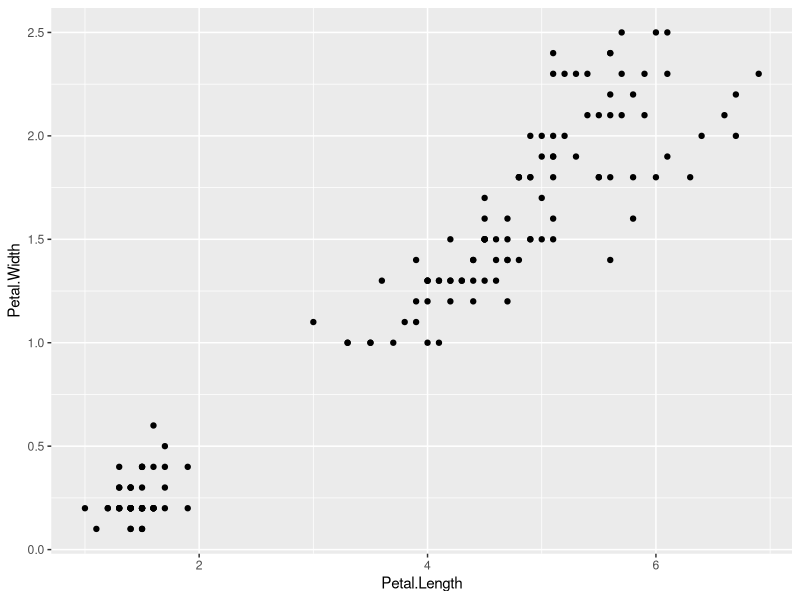
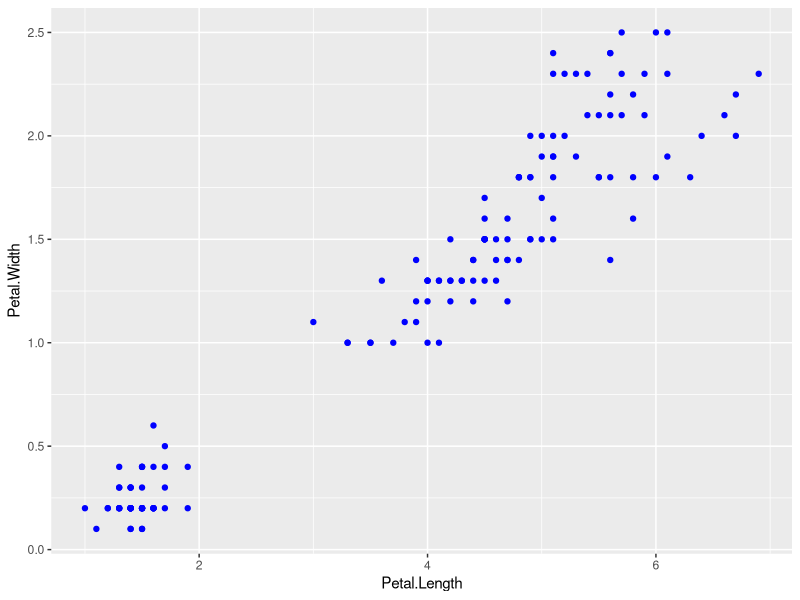
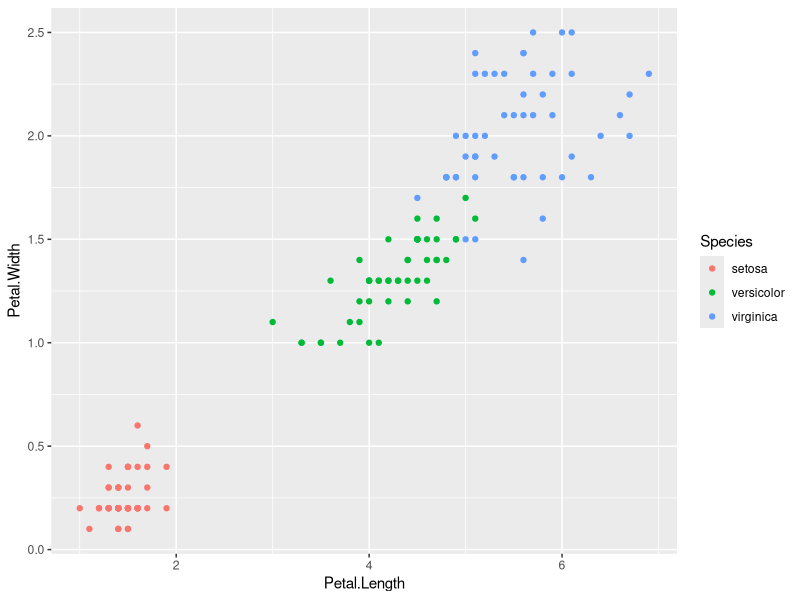
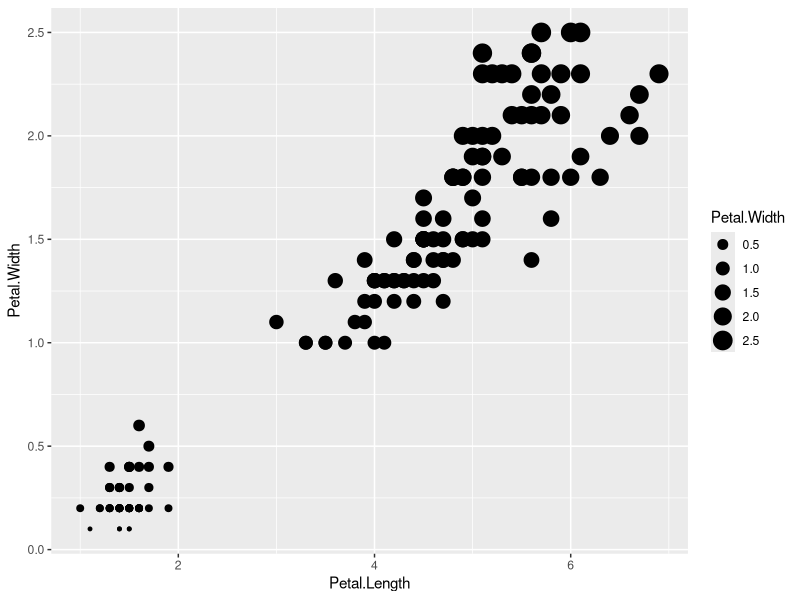
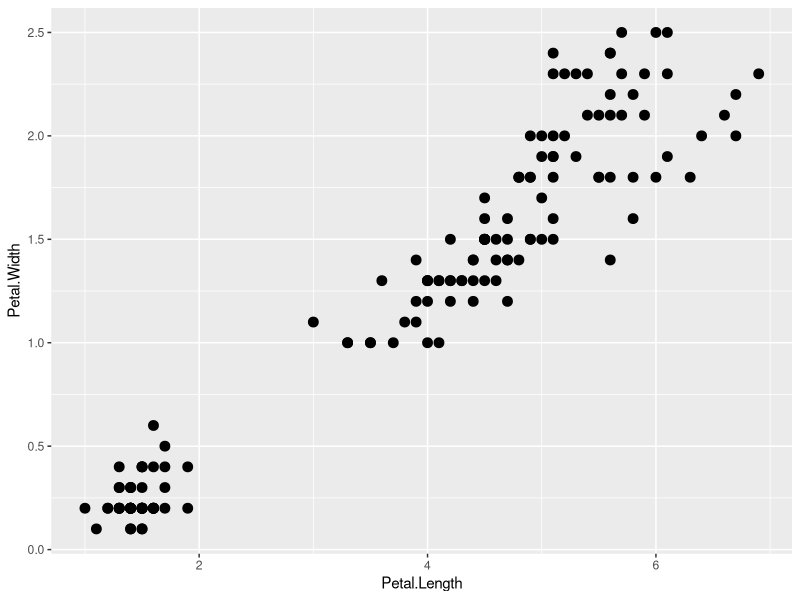
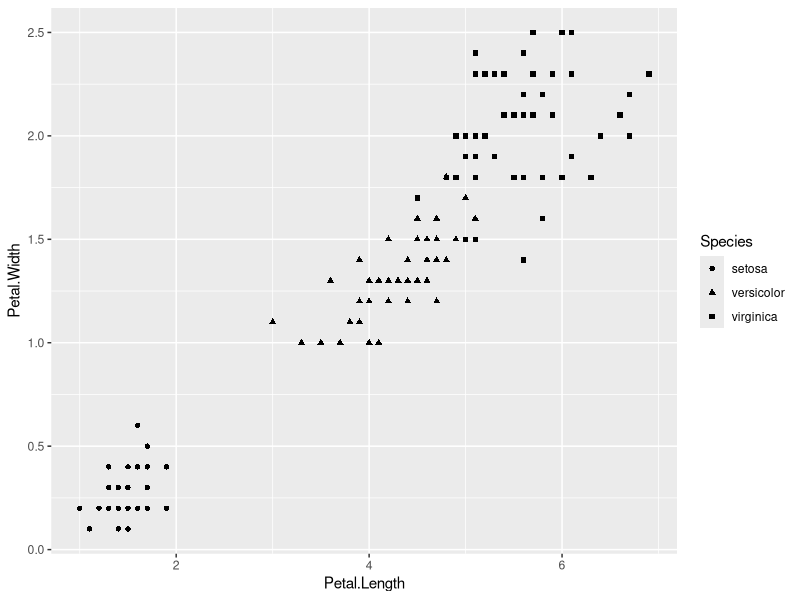
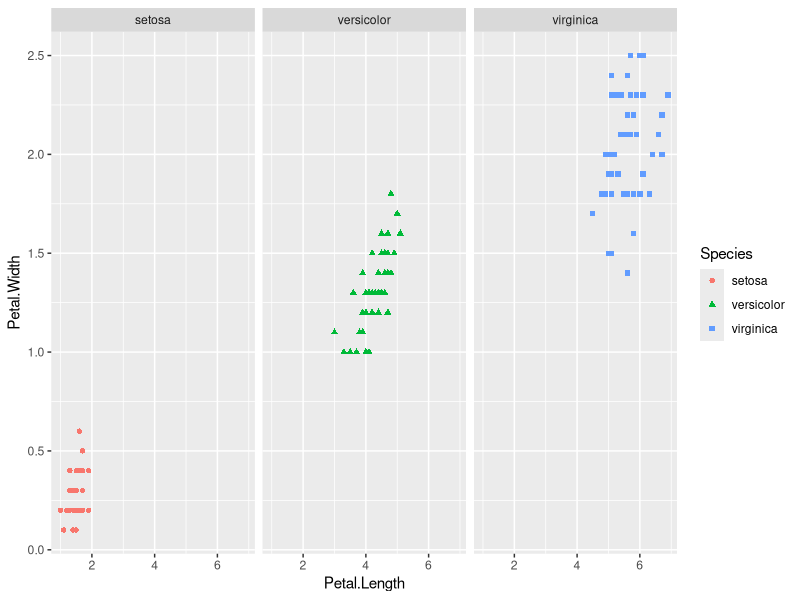
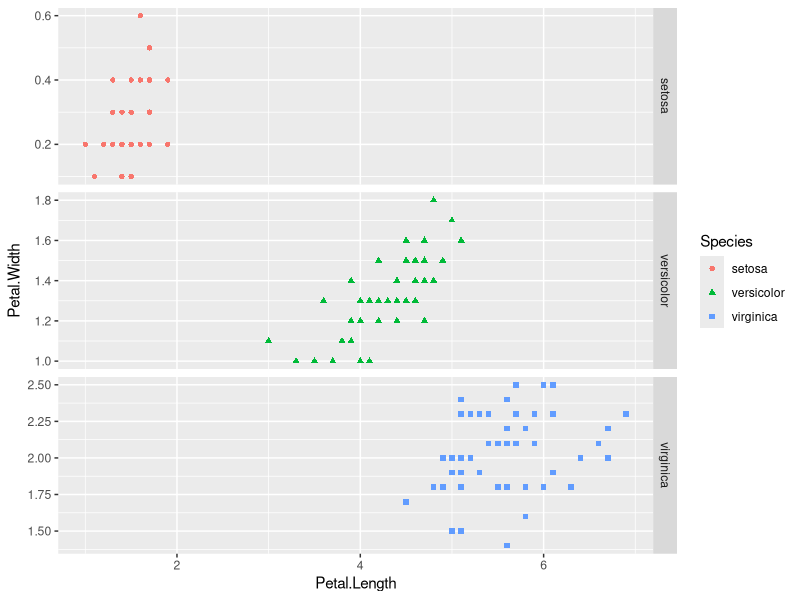

R code for these plots, in order:
## ---- chunk 1
# load the libraries each time you restart R
library(tidyverse)
library(lubridate)
library(scales)
library(skimr)

# read in the csv file
# note here we are using relative file paths to find the file
# try hitting "" and then tab inside of the "" - this will bring up choices
iris.df <- read_csv("data/iris.csv")

## ---- chunk 2
glimpse(iris.df)
## ---- chunk 3
head(iris.df)
# tail(iris.df)
## ---- chunk 4
ggplot(data=iris.df) +
  geom_point(aes(x=Petal.Length, y=Petal.Width))
## ---- chunk 5
ggplot(data=iris.df) +
  geom_point(aes(x=Petal.Length, y=Petal.Width), color="blue")
## ---- chunk 6
ggplot(data=iris.df) +
  geom_point(aes(x=Petal.Length, y=Petal.Width, color=Species))
## ---- chunk 7
ggplot(data=iris.df) +
  geom_point(aes(x=Petal.Length, y=Petal.Width, size=Petal.Width))
## ---- chunk 8
ggplot(data=iris.df) +
  geom_point(aes(x=Petal.Length, y=Petal.Width), size=3)
## ---- chunk 9
ggplot(data=iris.df) +
  geom_point(aes(x=Petal.Length, y=Petal.Width, shape=Species))
## ---- chunk 10

ggplot(data=iris.df) +
  geom_point(aes(x=Petal.Length, y=Petal.Width, shape=Species, color=Species)) +
  facet_grid(. ~ Species)
  


## ---- chunk 11
ggplot(data=iris.df) +
  geom_point(aes(x=Petal.Length, y=Petal.Width, shape=Species, color=Species)) +
  facet_grid(Species ~ ., scales = "free") 
## ---- chunk 12
ggplot(data=iris.df) +
  geom_point(aes(x=Petal.Length, y=Petal.Width, shape=Species, color=Species)) +
  facet_wrap("Species", scales = "free")
## ---- chunk 13
ggplot(data=iris.df) +
  geom_point(aes(x=Petal.Length, y=Petal.Width, shape=Species, color=Species)) +
  ggtitle("Petal Shape") +
  labs(x="Petal Length", y="Petal Width")
  # we will get into themes but this will center the title
  # theme(plot.title = element_text(hjust = 0.5))
## ---- chunk 14
streams.df <- read_csv("data/streams_q_gage_no3.csv", guess_max = 10000)

glimpse(streams.df)
## ---- chunk 15
ggplot(streams.df, aes(datetime, no3_mgl, color=site)) +
  geom_point()
## ---- chunk 16
ggplot(streams.df, aes(datetime, no3_mgl, color=site)) +
  geom_point() +
  scale_y_continuous()+ #expand=c(0,0), breaks=c(0,30,60)
     scale_x_datetime(date_breaks = "1 month",
                  limits = ymd_hms(c('2017-01-01 00:00:00','2017-12-31 00:00:00')),
                  labels=date_format("%Y-%b-%d"), expand=c(0,0))
## ---- chunk 17
ggplot(streams.df, aes(datetime, no3_mgl, color=site)) +
  geom_point() +
  scale_y_continuous()+ #expand=c(0,0), breaks=c(0,30,60)
     scale_x_datetime(date_breaks = "1 month",
                  limits = ymd_hms(c('2017-01-01 00:00:00','2017-12-31 00:00:00')),
                  labels=date_format("%Y-%b-%d"), expand=c(0,0)) +
  theme_bw()
## ---- chunk 18
ggplot(streams.df, aes(datetime, no3_mgl, color=site)) +
  geom_point() +
  scale_y_continuous()+ #expand=c(0,0), breaks=c(0,30,60)
     scale_x_datetime(date_breaks = "1 month",
                  limits = ymd_hms(c('2017-01-01 00:00:00','2017-12-31 00:00:00')),
                  labels=date_format("%Y-%b-%d"), expand=c(0,0)) +
  theme(
       # LABLES APPEARANCE
       axis.title.x=element_text(size=12, face="bold"),
       axis.title.y=element_text(size=12, face="bold"),
       axis.text.x = element_text(size=10, face="bold", angle=45, hjust=1),
       axis.text.y = element_text(size=10, face="bold"))
## ---- chunk 19
ggplot(streams.df, aes(datetime, no3_mgl, color=site)) +
  geom_point() +
  scale_y_continuous()+ #expand=c(0,0), breaks=c(0,30,60)
     scale_x_datetime(date_breaks = "1 month",
                  limits = ymd_hms(c('2017-01-01 00:00:00','2017-12-31 00:00:00')),
                  labels=date_format("%Y-%b-%d"), expand=c(0,0)) +
  scale_color_manual (name="Sites",
                      labels=c("Indian Cr.", "Vermillion Cr."),
                      values=c("red","darkblue")) +
  labs(x = "", y = "Nitrate NO3 (mg L^-1") +
theme(
    # LABLES APPEARANCE
    axis.title.x=element_text(size=12, face="bold"),
    axis.title.y=element_text(size=12, face="bold"),
    axis.text.x = element_text(size=10, face="bold", angle=45, hjust=1),
    axis.text.y = element_text(size=10, face="bold"),
 # plot.title = element_text(hjust = 0.5, colour="black", size=22, face="bold"),
 # LEGEND
 # legend.position="none",
 # LEGEND TEXT
 legend.text = element_text(colour="black", size = 12, face = "bold"),
 # LEGEND TITLE
 legend.title = element_text(colour="black", size=14, face="bold"),
 # LEGEND POSITION AND JUSTIFICATION
 # legend.justification=c(0.1,1),
 # legend.position=c(0.02,.99),
 # PLOT COLORS
 # REMOVE BOX BEHIND LEGEND SYMBOLS
 # REMOVE LEGEND BOX
  legend.key = element_rect(fill = "transparent", colour = "transparent"),
 # REMOVE LEGEND BOX
  legend.background = element_rect(fill = "transparent", colour = "transparent"),
 # #REMOVE PLOT FILL AND GRIDS
 # panel.background=element_rect(fill = "transparent", colour = "transparent"),
 # # removes the window background
 # plot.background=element_rect(fill="transparent",colour=NA),
 # # removes the grid lines
 # panel.grid.major = element_blank(),
 # panel.grid.minor = element_blank(),
 # ADD AXES LINES AND SIZE
 axis.line.x = element_line(color="black", size = 0.3),
 axis.line.y = element_line(color="black", size = 0.3),
 # ADD PLOT BOX
 panel.border = element_rect(colour = "black", fill=NA, size=0.3))
